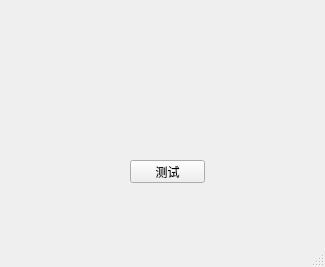
<?xml version="1.0" encoding="UTF-8"?>
<ui version="4.0">
 <class>MainWindow</class>
 <widget class="QMainWindow" name="MainWindow">
  <property name="geometry">
   <rect>
    <x>0</x>
    <y>0</y>
    <width>325</width>
    <height>267</height>
   </rect>
  </property>
  <property name="windowTitle">
   <string>MainWindow</string>
  </property>
  <widget class="QWidget" name="centralwidget">
   <widget class="QPushButton" name="pushButton">
    <property name="geometry">
     <rect>
      <x>130</x>
      <y>160</y>
      <width>75</width>
      <height>23</height>
     </rect>
    </property>
    <property name="text">
     <string>测试</string>
    </property>
   </widget>
  </widget>
  <widget class="QMenuBar" name="menubar">
   <property name="geometry">
    <rect>
     <x>0</x>
     <y>0</y>
     <width>325</width>
     <height>23</height>
    </rect>
   </property>
  </widget>
  <widget class="QStatusBar" name="statusbar"/>
 </widget>
 <resources/>
 <connections/>
</ui>
